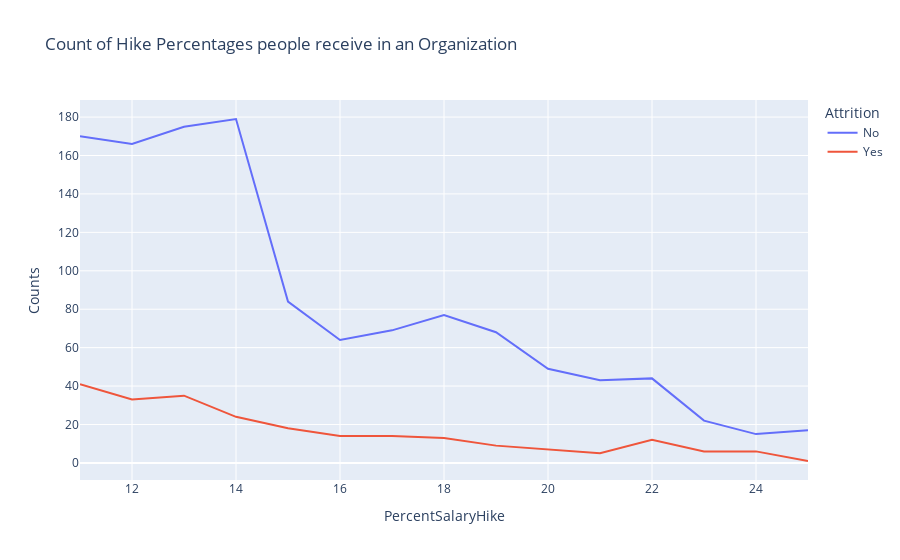

Write notebook code for a chart like this one.
### Markdown cell above
## Does Hike percentage impact Attrition?

### Code cell
percent_salary_hike=df.groupby(['PercentSalaryHike','Attrition']).apply(lambda x:x['DailyRate'].count()).reset_index(name='Counts')
px.line(percent_salary_hike,x='PercentSalaryHike',y='Counts',color='Attrition',title='Count of Hike Percentages people receive in an Organization')

### Figure 1 — Plotly figure (JSON) as saved in the notebook; plotly's stock layout.template omitted (floating-point values rounded to 4 significant figures)
{"data": [{"hovertemplate": "Attrition=No<br>PercentSalaryHike=%{x}<br>Counts=%{y}<extra></extra>", "legendgroup": "No", "line": {"color": "#636efa", "dash": "solid"}, "marker": {"symbol": "circle"}, "mode": "lines", "name": "No", "orientation": "v", "showlegend": true, "type": "scatter", "x": [11, 12, 13, 14, 15, 16, 17, 18, 19, 20, 21, 22, 23, 24, 25], "xaxis": "x", "y": [170, 166, 175, 179, 84, 64, 69, 77, 68, 49, 43, 44, 22, 15, 17], "yaxis": "y"}, {"hovertemplate": "Attrition=Yes<br>PercentSalaryHike=%{x}<br>Counts=%{y}<extra></extra>", "legendgroup": "Yes", "line": {"color": "#EF553B", "dash": "solid"}, "marker": {"symbol": "circle"}, "mode": "lines", "name": "Yes", "orientation": "v", "showlegend": true, "type": "scatter", "x": [11, 12, 13, 14, 15, 16, 17, 18, 19, 20, 21, 22, 23, 24, 25], "xaxis": "x", "y": [41, 33, 35, 24, 18, 14, 14, 13, 9, 7, 5, 12, 6, 6, 1], "yaxis": "y"}], "layout": {"legend": {"title": {"text": "Attrition"}, "tracegroupgap": 0}, "title": {"text": "Count of Hike Percentages people receive in an Organization"}, "xaxis": {"anchor": "y", "domain": [0, 1], "title": {"text": "PercentSalaryHike"}}, "yaxis": {"anchor": "x", "domain": [0, 1], "title": {"text": "Counts"}}}}
